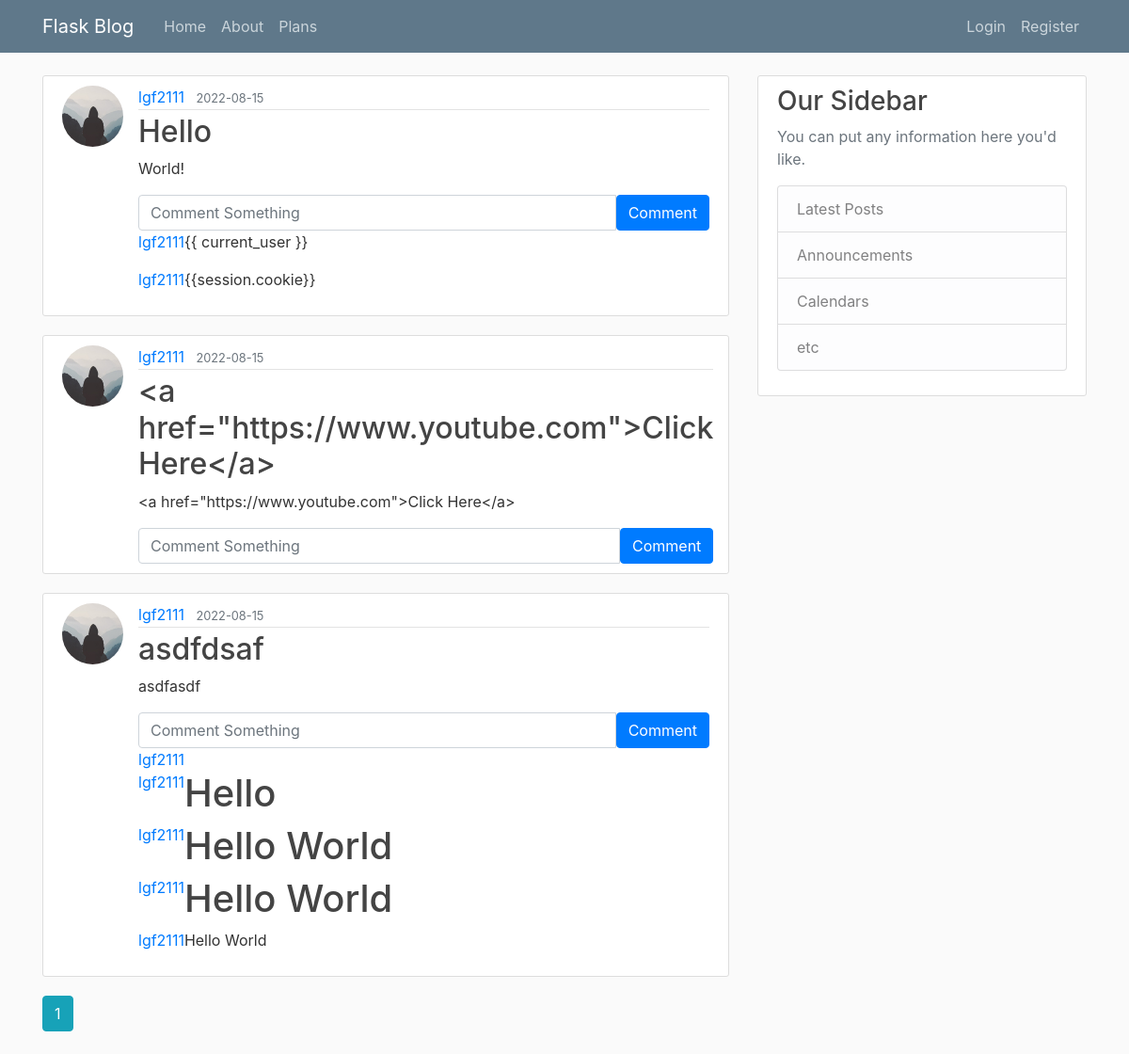
Page /home on the earlier database version.
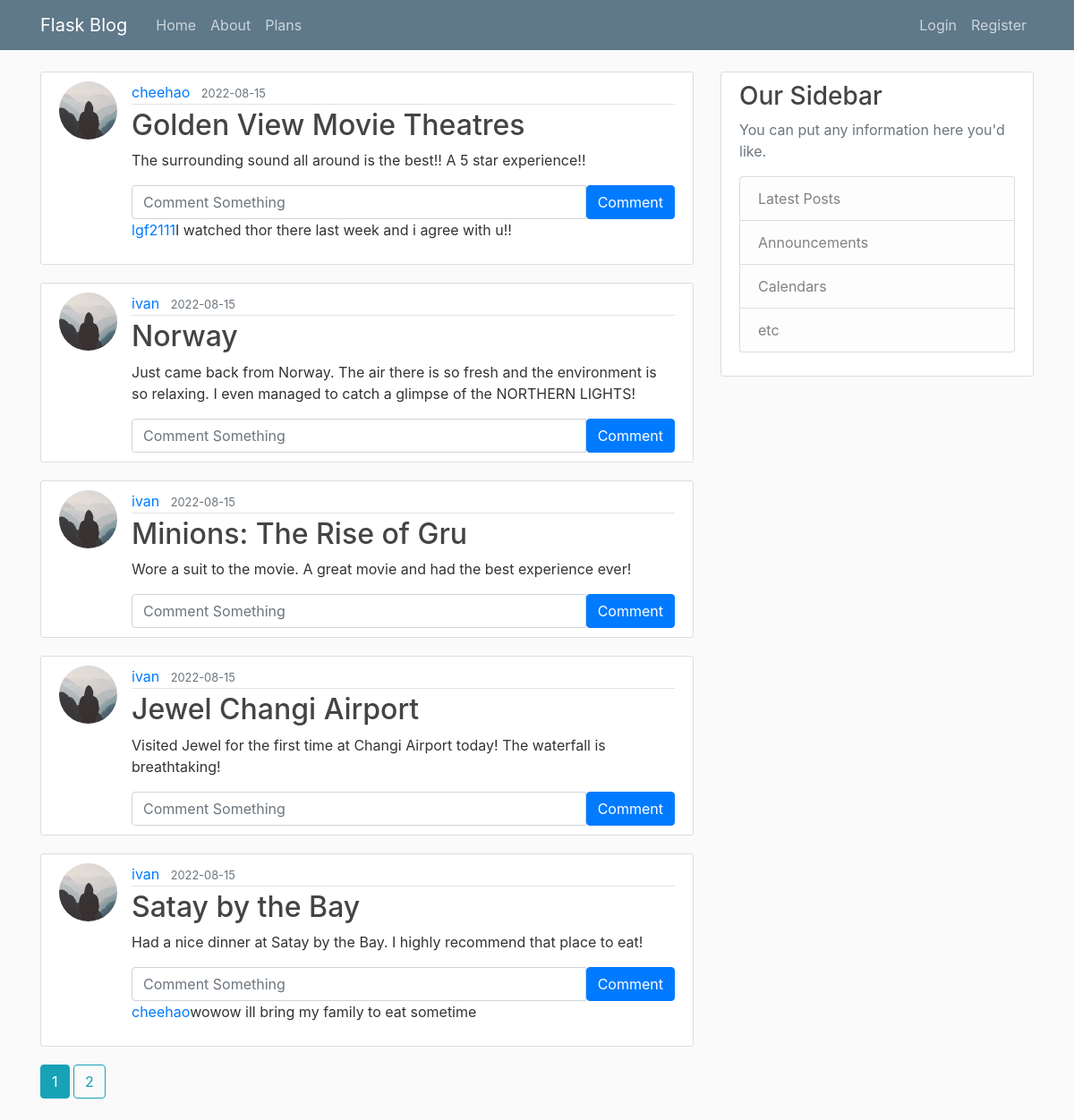
Same page on the later database version.
### flaskblog/models.py (models this page shows, shortened)
class Post(db.Model):
    id = db.Column(db.Integer, primary_key=True)
    title = db.Column(db.String(100), nullable=False)
    date_posted = db.Column(db.DateTime, nullable=False, default=datetime.utcnow)
    content = db.Column(db.Text, nullable=False)
    user_id = db.Column(db.Integer, db.ForeignKey('user.id'), nullable=False)
    comments = db.relationship('Comment', lazy=True)

class User(db.Model, UserMixin):
    id = db.Column(db.Integer, primary_key=True)
    username = db.Column(db.String(20), unique=True, nullable=False)
    is_premium = db.Column(db.Boolean, nullable=False, default=False)
    role_id = db.Column(db.Integer, db.ForeignKey('role.id'), nullable=False, default=1)
    email = db.Column(db.String(120), unique=True, nullable=False)
    image_file = db.Column(db.String(20), nullable=False, default='default.jpg')
    encrypted_password = db.Column(db.Text, nullable=False)
    nonce = db.Column(db.Text, nullable=False)
    tag = db.Column(db.Text, nullable=False)
    login_attempt = db.Column(db.Integer, nullable=False, default=0)
    posts = db.relationship('Post', backref='author', lazy=True)
    mfa = db.Column(db.Boolean, default=False, nullable=False)
    comments = db.relationship('Comment', backref='user', lazy=True)
    logout_time = db.Column(db.DateTime)

class Comment(db.Model):
    id = db.Column(db.Integer, primary_key=True)
    text = db.Column(db.String(200), nullable=False)
    date_posted = db.Column(db.DateTime, nullable=False, default=datetime.utcnow)
    post_id = db.Column(db.Integer, db.ForeignKey('post.id'), nullable=False)
    user_id = db.Column(db.Integer, db.ForeignKey('user.id'), nullable=False)

### flaskblog/main/routes.py (the view)
@main.route("/")
@main.route("/home")
@csp_header({'script-src':"'self'"})
def home():
    page = request.args.get('page', 1, type=int)
    posts = Post.query.order_by(Post.date_posted.desc()).paginate(page=page, per_page=5)
    return render_template('main/home.html', posts=posts)

### flaskblog/main/routes.py (called while the page is built)
@main.after_request
def add_security_headers(resp):
    resp.headers['Content-Security-Policy']="script-src 'self'; script-src-elem https://checkout.stripe.com/checkout.js"
    return resp

### run.py (called while the page is built, shortened)
@app.before_request
def before_request():
    session.permanent = True
    app.permanent_session_lifetime = timedelta(minutes=10)
    session.modified = True
    g.user = current_user

### flaskblog/templates/main/home.html
{% extends "layout.html" %}
{% block content %}
    {% for post in posts.items %}
        <article class="media content-section">
          <img class="rounded-circle article-img" src="{{ url_for('static', filename='profile_pics/' + post.author.image_file) }}">
          <div class="media-body">
            <div class="article-metadata">
              <a class="mr-2" href="{{ url_for('users.user_posts', username=post.author.username) }}">{{ post.author.username }}</a>
              <small class="text-muted">{{ post.date_posted.strftime('%Y-%m-%d') }}</small>
            </div>
            <h2><a class="article-title" href="{{ url_for('posts.post', post_id=post.id) }}">{{ post.title }}</a></h2>
            <p class="article-content">{{ post.content }}</p>
            <div class="">
              <form class="input-group md-3" method="POST" action="{{ url_for('posts.new_comment', post_id=post.id) }}">
                <input type="text" id="text" name="text" class="form-control" placeholder="Comment Something"/>
                <button type="submit" class="btn btn-primary">Comment</button>
              </form>
              {% for comment in post.comments %}
                <div class="d-flex">
                  <a class="me-5" href="{{ url_for('users.user_posts', username=comment.user.username) }}">
                    {{ comment.user.username }}
                  </a>
                  <p class="">
                    {{ comment.text | safe}}
                  </p>
                </div>
              {% endfor %}
            </div>
          </div>
        </article>
    {% endfor %}
    {% for page_num in posts.iter_pages(left_edge=1, right_edge=1, left_current=1, right_current=2) %}
      {% if page_num %}
        {% if posts.page == page_num %}
          <a class="btn btn-info mb-4" href="{{ url_for('main.home', page=page_num) }}">{{ page_num }}</a>
        {% else %}
          <a class="btn btn-outline-info mb-4" href="{{ url_for('main.home', page=page_num) }}">{{ page_num }}</a>
        {% endif %}
      {% else %}
        ...
      {% endif %}
    {% endfor %}
{% endblock content %}

### flaskblog/templates/layout.html (shortened to what this page needs)
<!DOCTYPE html>
<html>
<head>
    <link rel="stylesheet" href="https://maxcdn.bootstrapcdn.com/bootstrap/4.0.0/css/bootstrap.min.css">
    <link rel="stylesheet" type="text/css" href="{{ url_for('static', filename='main.css') }}">
</head>
<body>
    <header class="site-header">
      <nav class="navbar navbar-expand-md navbar-dark bg-steel fixed-top">
        <div class="container">
          <a class="navbar-brand mr-4" href="/">Flask Blog</a>
          <div class="collapse navbar-collapse" id="navbarToggle">
            <div class="navbar-nav mr-auto">
              <a class="nav-item nav-link" href="{{ url_for('main.home') }}">Home</a>
              <a class="nav-item nav-link" href="{{ url_for('main.about') }}">About</a>
              <a class="nav-item nav-link" href="{{ url_for('main.plans') }}">Plans</a>
            </div>
            <div class="navbar-nav">
              {% if current_user.is_authenticated %}
                <a class="nav-item nav-link" href="{{ url_for('posts.new_post') }}">New Post</a>
                <a class="nav-item nav-link" href="{{ url_for('users.account') }}">Account</a>
                <a class="nav-item nav-link" href="{{ url_for('users.logout') }}">Logout</a>
              {% else %}
                <a class="nav-item nav-link" href="{{ url_for('users.login') }}">Login</a>
                <a class="nav-item nav-link" href="{{ url_for('users.register') }}">Register</a>
              {% endif %}
            </div>
          </div>
        </div>
      </nav>
    </header>
    <main role="main" class="container">
      <div class="row">
        <div class="col-md-8">
          {% block content %}{% endblock %}
        </div>
        <div class="col-md-4">
          <div class="content-section">
            <h3>Our Sidebar</h3>
            <p class='text-muted'>You can put any information here you'd like.
              <ul class="list-group">
                <li class="list-group-item list-group-item-light">Latest Posts</li>
                <li class="list-group-item list-group-item-light">Announcements</li>
                <li class="list-group-item list-group-item-light">Calendars</li>
                <li class="list-group-item list-group-item-light">etc</li>
              </ul>
            </p>
          </div>
        </div>
      </div>
    </main>
</body>
</html>

### flaskblog/static/main.css (style rules this page uses)
body { background: #fafafa; color: #333333; margin-top: 5rem; }
h1, h2, h3, h4, h5, h6 { color: #444444; }
.bg-steel { background-color: #5f788a; }
.site-header .navbar-nav .nav-link { color: #cbd5db; }
.content-section { background: #ffffff; padding: 10px 20px; border: 1px solid #dddddd; border-radius: 3px; margin-bottom: 20px; }
.article-title { color: #444444; }
.article-content { white-space: pre-line; }
.article-img { height: 65px; width: 65px; margin-right: 16px; }
.article-metadata { padding-bottom: 1px; margin-bottom: 4px; border-bottom: 1px solid #e3e3e3 }

Differences in the rows shown:
removed Post: image_file (placeholder picture), author.username "lgf2111", date_posted "2022-08-15", title "Hello", content "World!"
removed Comment: user.username "lgf2111", text "{{ current_user }}", shown under Post "lgf2111"
removed Comment: user.username "lgf2111", text "{{session.cookie}}", shown under Post "lgf2111"
removed Post: image_file (placeholder picture), author.username "lgf2111", date_posted "2022-08-15", title "<a href=\"https://www.youtube.com\">Click Here</a>", content "<a href=\"https://www.youtube.com\">Click Here</a>"
no longer on this page (row edited): Post: image_file (placeholder picture), author.username "lgf2111", date_posted "2022-08-15", title "asdfdsaf", content "asdfasdf", Comment (user.username "lgf2111", text "Hello World")
no longer on this page (row edited): Comment: user.username "lgf2111"
removed Comment: user.username "lgf2111", text "Hello"
removed Comment: user.username "lgf2111", text "Hello World"
removed Comment: user.username "lgf2111", text "Hello World"
added Post: image_file (placeholder picture), author.username "cheehao", date_posted "2022-08-15", title "Golden View Movie Theatres", content "The surrounding sound all around is the best!! A 5 star experience!!", Comment (user.username "lgf2111", text "I watched thor there last week and i agree with u!!")
added Post: image_file (placeholder picture), author.username "ivan", date_posted "2022-08-15", title "Norway", content "Just came back from Norway. The air there is so fresh and the environment is so relaxing. I even managed to catch a glimpse of the NORTHERN LIGHTS!"
added Post: image_file (placeholder picture), author.username "ivan", date_posted "2022-08-15", title "Minions: The Rise of Gru", content "Wore a suit to the movie. A great movie and had the best experience ever!"
added Post: image_file (placeholder picture), author.username "ivan", date_posted "2022-08-15", title "Jewel Changi Airport", content "Visited Jewel for the first time at Changi Airport today! The waterfall is breathtaking!"
added Post: image_file (placeholder picture), author.username "ivan", date_posted "2022-08-15", title "Satay by the Bay", content "Had a nice dinner at Satay by the Bay. I highly recommend that place to eat!"
added Comment: user.username "cheehao", text "wowow ill bring my family to eat sometime", shown under Post "ivan"
Other differences:
new list line: "2"
